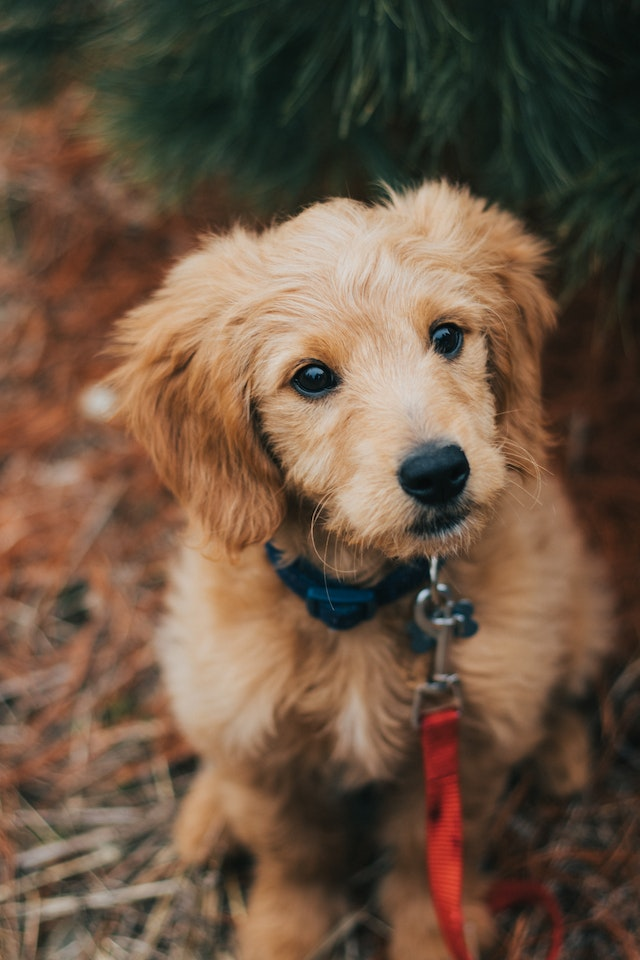
#> input picture OpenCV/img.jpg, 640 x 960 px
$ jupyter execute '08. 이미지 대칭.ipynb'
#> lines starting #> are read from the running program, lines starting #| are printed output that depends on the picture
# 08. 이미지 대칭

## 좌우 대칭

[cell 1]
import cv2
img = cv2.imread('img.jpg')
#> img is the input picture: shape (960, 640, 3); mean B, G, R 65.6, 84.2, 106.1
flip_horzontal = cv2.flip(img, 1) # flipCode > 0 : 좌우대칭 Horizontal
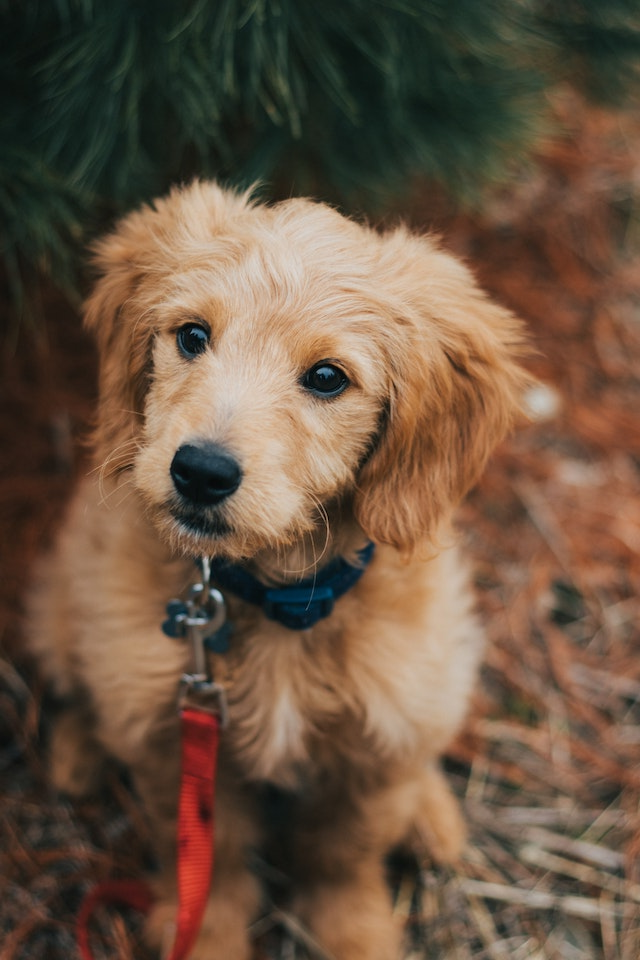
#> flip_horzontal: shape (960, 640, 3); mean B, G, R 65.6, 84.2, 106.1

cv2.imshow('img', img)
cv2.imshow('flip_horizontal', flip_horzontal)
cv2.waitKey(0)
cv2.destroyAllWindows()

## 상하대칭

[cell 2]
import cv2
img = cv2.imread('img.jpg')
flip_vertical = cv2.flip(img, 0) # flipCode == 0 : 상하대칭 Vertical
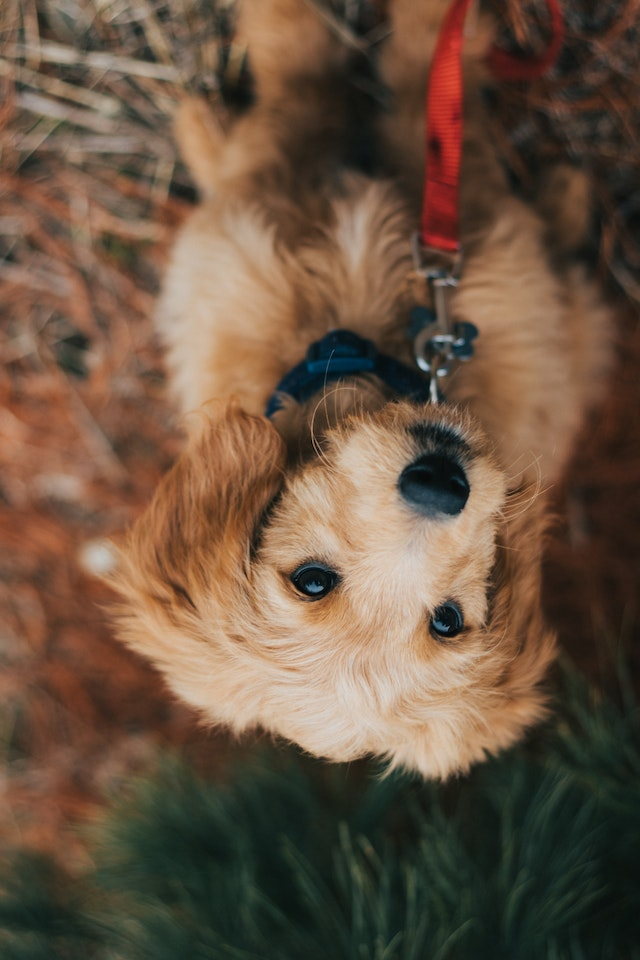
#> flip_vertical: shape (960, 640, 3); mean B, G, R 65.6, 84.2, 106.1

cv2.imshow('img', img)
cv2.imshow('flip_vertical', flip_vertical)
cv2.waitKey(0)
cv2.destroyAllWindows()

## 상하좌우 대칭

[cell 3]
import cv2
img = cv2.imread('img.jpg')
flip_both = cv2.flip(img, -1) # flipCode < 0 : 상하좌우 대칭
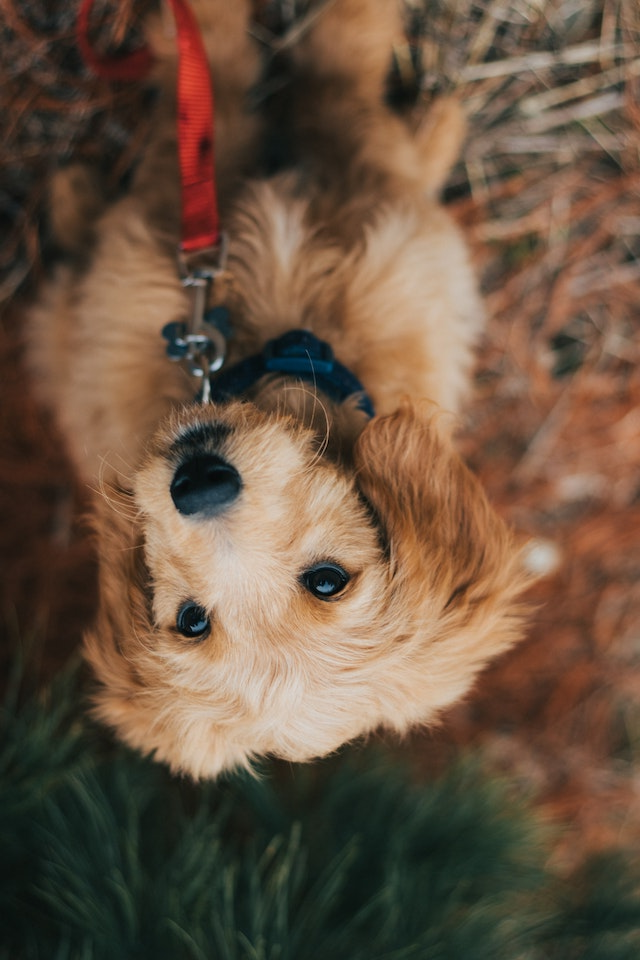
#> flip_both: shape (960, 640, 3); mean B, G, R 65.6, 84.2, 106.1

cv2.imshow('img', img)
cv2.imshow('flip_both', flip_both)
cv2.waitKey(0)
cv2.destroyAllWindows()

$ run again, with OpenCV/house.jpg copied over OpenCV/img.jpg
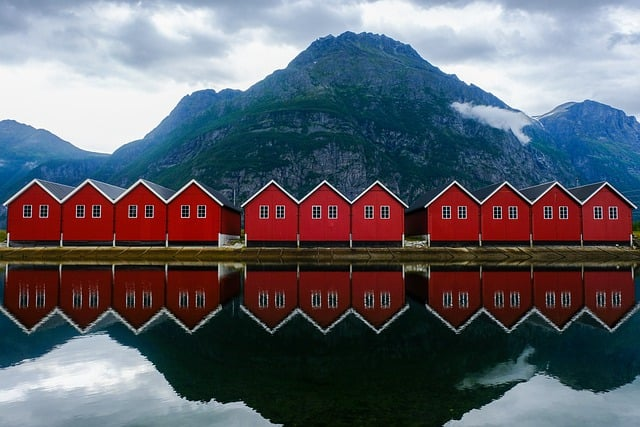
#> input picture OpenCV/house.jpg, 640 x 427 px
#> img is the input picture: shape (427, 640, 3); mean B, G, R 104.5, 96.1, 94.4
#> `flip_vertical = cv2.flip(img, 0)`:
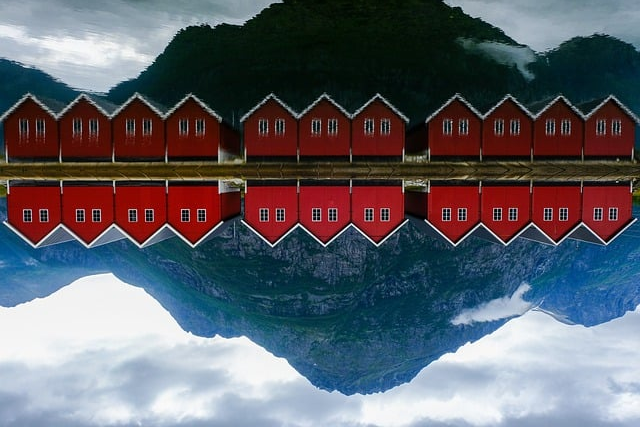
#> flip_vertical: shape (427, 640, 3); mean B, G, R 104.5, 96.1, 94.4
#> `flip_both = cv2.flip(img, -1)`:
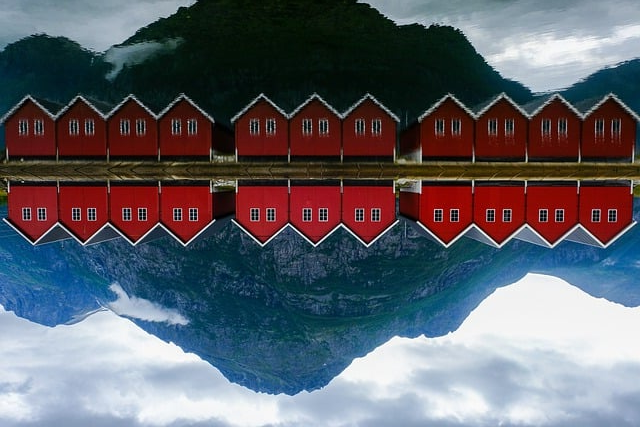
#> flip_both: shape (427, 640, 3); mean B, G, R 104.5, 96.1, 94.4

$ run again, with OpenCV/newspaper.jpg copied over OpenCV/img.jpg
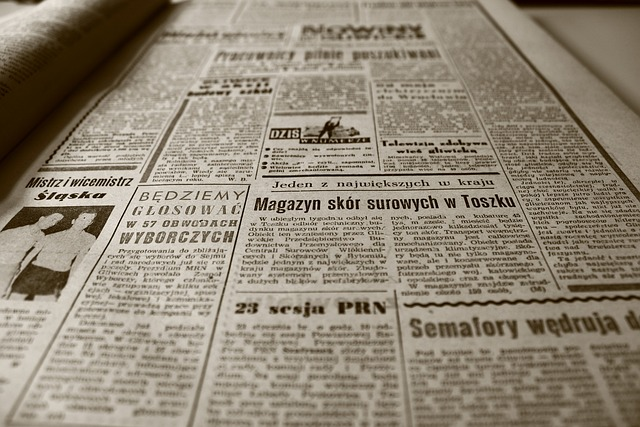
#> input picture OpenCV/newspaper.jpg, 640 x 427 px
#> img is the input picture: shape (427, 640, 3); mean B, G, R 118.5, 135.1, 145.2
#> `flip_vertical = cv2.flip(img, 0)`:
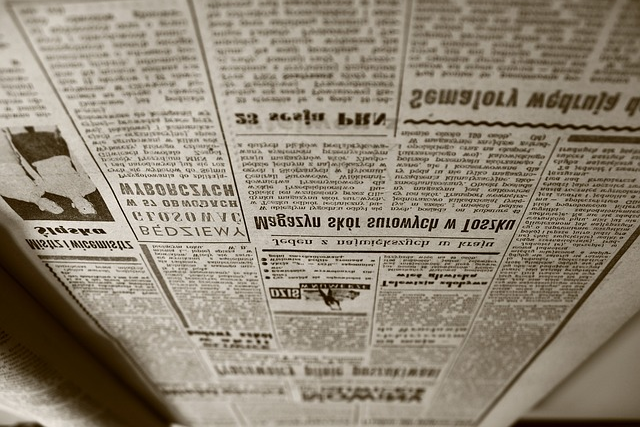
#> flip_vertical: shape (427, 640, 3); mean B, G, R 118.5, 135.1, 145.2
#> `flip_both = cv2.flip(img, -1)`:
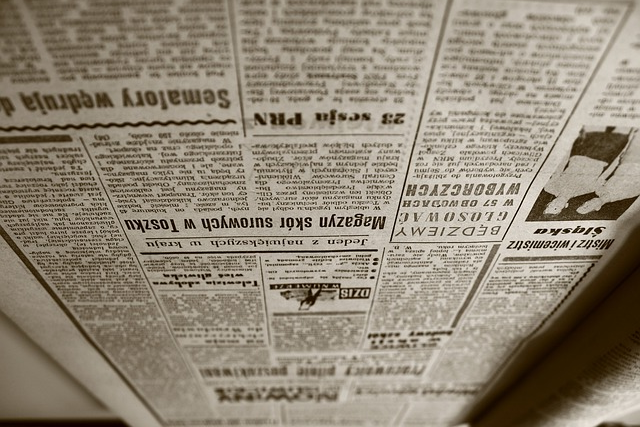
#> flip_both: shape (427, 640, 3); mean B, G, R 118.5, 135.1, 145.2
